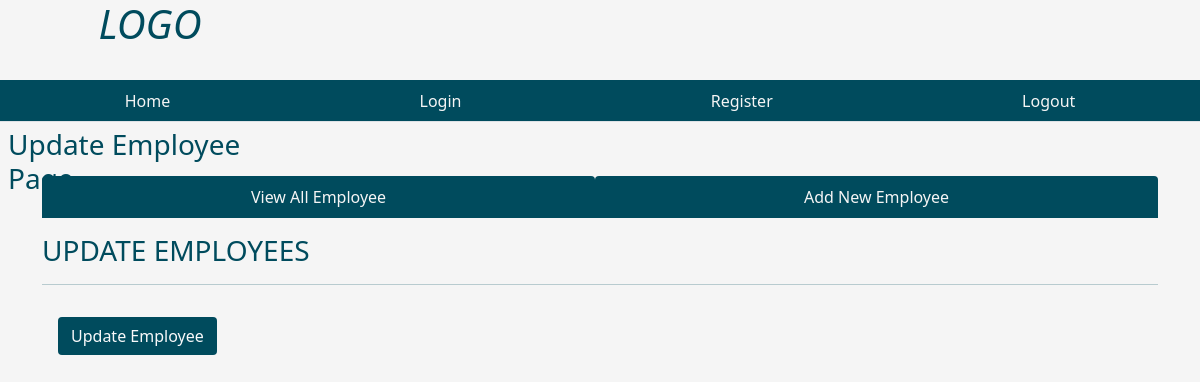
Page /fetchone/9 on the earlier database version.
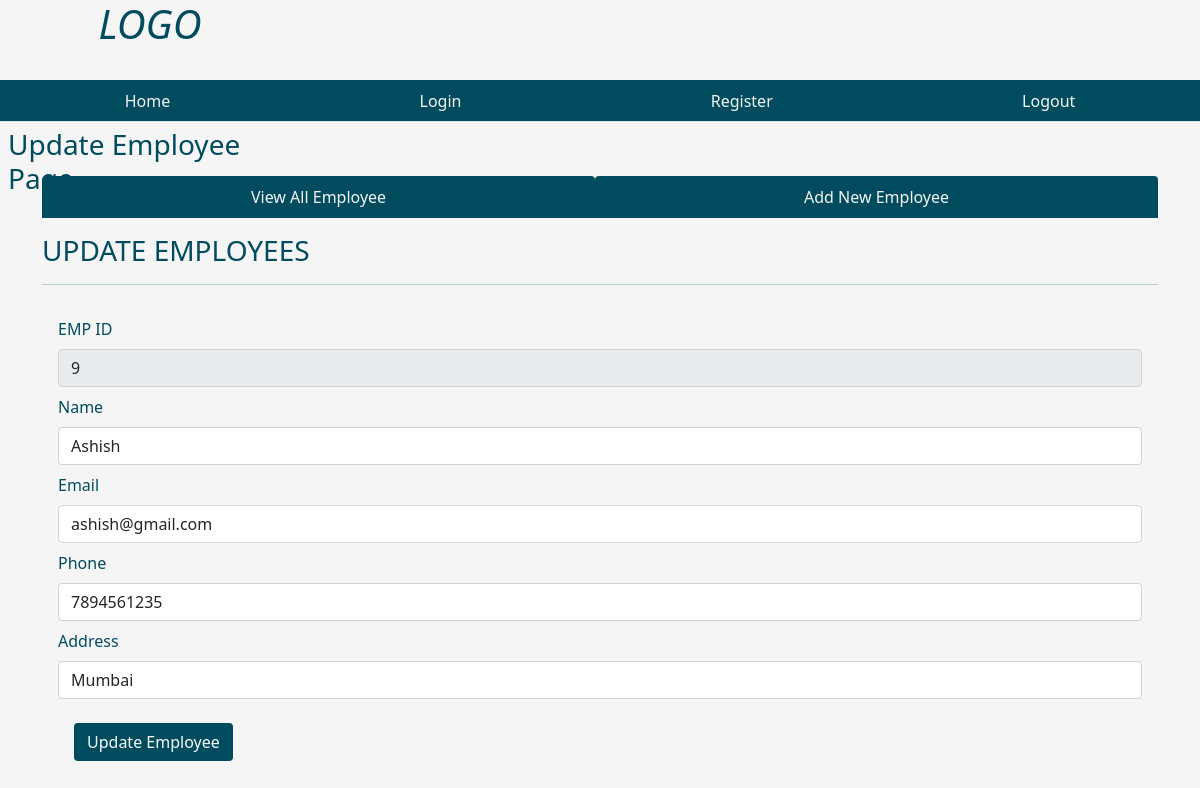
Same page on the later database version.
### tables this page shows
CREATE TABLE emp (empid integer primary key AUTOINCREMENT, name text not null, email text, phone integer, address text, joining_date default CURRENT_DATE);

### routes.py (the view)
@app.route('/fetchone/<int:empid>')
def fetchone(empid):
    user = get_current_user()
    db = get_database()
    emp_cur = db.execute('select * from emp where empid = ?', [empid])
    single_emp = emp_cur.fetchone()
    return render_template('updateemployee.html', user=user, single_emp=single_emp)

### database.py (called while the page is built)
def connect_to_databse():
  con = sqlite3.connect('employee_manage.db')
  con.row_factory = sqlite3.Row
  return con

def get_database():
    if not hasattr(g, 'employee_manage.db'):
        g.employee_manage_db = connect_to_databse()
    return g.employee_manage_db

### routes.py (called while the page is built)
@app.teardown_request
def close_database(error):
    if hasattr(g, 'employee_manage.db'):
        g.employee_manage.db.close()

def get_current_user():
    user = None
    if 'user' in session:
        user = session['user']
        db = get_database()
        user_cur = db.execute('select * from users where name = ?', [user])
        user = user_cur.fetchone()
    return user

### templates/updateemployee.html (shortened to what this page needs)
{% from "showlinks.html" import show_links %}
<!DOCTYPE html>
<html lang="en">
<head>
    <link href="https://cdn.jsdelivr.net/npm/bootstrap@5.1.3/dist/css/bootstrap.min.css" rel="stylesheet">
    <link rel="stylesheet" href="{{url_for('static', filename='home.css')}}" type = "text/css">
</head>
<body>
      <div class="parent">
        <div class="child child1">
            <h1 class="text-center"><i>LOGO</i></h1>
        </div>
        <div class="child child3">
          {{ show_links() }}
      </div>
        <div class="child child4">
            <h3 class="m-2">Update Employee Page</h3>
        </div>
        <div class="child child5" style="color:rgb(0, 75, 93);">
        </div>
        <div class="child child6left">
        </div>
        <div class="child child6 container" style="color:rgb(0, 75, 93);">
            <ul class="nav nav-tabs nav-fill mb-3">
                <li class="nav-item">
                  <a class="nav-link" style=" background-color:rgb(0, 75, 93); color:whitesmoke;"  href="dashboard.html">View All Employee</a>
                </li>
                <li class="nav-item">
                  <a class="nav-link" style=" background-color:rgb(0, 75, 93); color:whitesmoke;" href="addnewemployee.html">Add New Employee</a>
                </li>
              </ul>
              <div class="table-responsive-lg caption-top">
                <caption><h3>UPDATE EMPLOYEES</h3></caption>
                 <hr>
                {% if single_emp %}
                <form class="p-3" action = "/updateemployee" method = "POST">
                    <div class="mb-2">
                      <label for="empid" class="form-label">EMP ID</label>
                      <input type="text" class="form-control" id="empid" value = "{{single_emp['empid']}}" name = "empid" readonly>
                    </div>
                    <div class="mb-2">
                      <label for="name" class="form-label">Name</label>
                      <input type="text" class="form-control" id="name" value = "{{single_emp['name']}}" name = "name" >
                    </div>
                    <div class="mb-2">
                      <label for="email" class="form-label">Email</label>
                      <input type="text" class="form-control" id="email" value = "{{single_emp['email']}}" name = "email">
                    </div>
                    <div class="mb-2">
                        <label for="phone" class="form-label">Phone</label>
                        <input type="text" class="form-control" id="phone" value = "{{single_emp['phone']}}" name = "phone">
                      </div>
                      <div class="mb-2">
                        <label for="address" class="form-label">Address</label>
                        <input type="text" class="form-control" id="address" value = "{{single_emp['address']}}" name = "address">
                      </div>
                    {% endif %}
            <button type="submit" class="btn text-light m-3" style="background-color:rgb(0, 75, 93);">Update Employee</button>
                  </form>
              </div>
        </div>
        <div class="child child6right">
        </div>
</body>
</html>

Differences in the rows shown:
added emp: empid "9", name "Ashish", email "ashish@gmail.com", phone "7894561235", address "Mumbai"
Other differences:
text now shown: "EMP ID Name Email Phone Address"
